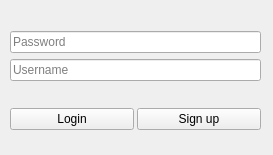
<?xml version="1.0" encoding="UTF-8"?>
<ui version="4.0">
 <class>Form</class>
 <widget class="QWidget" name="Form">
  <property name="geometry">
   <rect>
    <x>0</x>
    <y>0</y>
    <width>273</width>
    <height>155</height>
   </rect>
  </property>
  <property name="sizePolicy">
   <sizepolicy hsizetype="Expanding" vsizetype="Expanding">
    <horstretch>0</horstretch>
    <verstretch>0</verstretch>
   </sizepolicy>
  </property>
  <property name="windowTitle">
   <string>Form</string>
  </property>
  <widget class="QWidget" name="verticalLayoutWidget">
   <property name="geometry">
    <rect>
     <x>10</x>
     <y>10</y>
     <width>251</width>
     <height>141</height>
    </rect>
   </property>
   <layout class="QVBoxLayout" name="outer_layout">
    <property name="sizeConstraint">
     <enum>QLayout::SetDefaultConstraint</enum>
    </property>
    <item>
     <layout class="QVBoxLayout" name="vertical_inner">
      <item>
       <widget class="QLineEdit" name="password">
        <property name="placeholderText">
         <string>Password</string>
        </property>
       </widget>
      </item>
      <item>
       <widget class="QLineEdit" name="username">
        <property name="text">
         <string/>
        </property>
        <property name="placeholderText">
         <string>Username</string>
        </property>
       </widget>
      </item>
     </layout>
    </item>
    <item>
     <layout class="QHBoxLayout" name="horizontal_inner" stretch="0,0">
      <property name="spacing">
       <number>3</number>
      </property>
      <property name="topMargin">
       <number>0</number>
      </property>
      <item>
       <widget class="QPushButton" name="login_btn">
        <property name="sizePolicy">
         <sizepolicy hsizetype="Expanding" vsizetype="Fixed">
          <horstretch>0</horstretch>
          <verstretch>0</verstretch>
         </sizepolicy>
        </property>
        <property name="text">
         <string>Login</string>
        </property>
       </widget>
      </item>
      <item>
       <widget class="QPushButton" name="singup_btn">
        <property name="sizePolicy">
         <sizepolicy hsizetype="Expanding" vsizetype="Fixed">
          <horstretch>0</horstretch>
          <verstretch>0</verstretch>
         </sizepolicy>
        </property>
        <property name="text">
         <string>Sign up</string>
        </property>
       </widget>
      </item>
     </layout>
    </item>
   </layout>
  </widget>
 </widget>
 <resources/>
 <connections/>
</ui>
